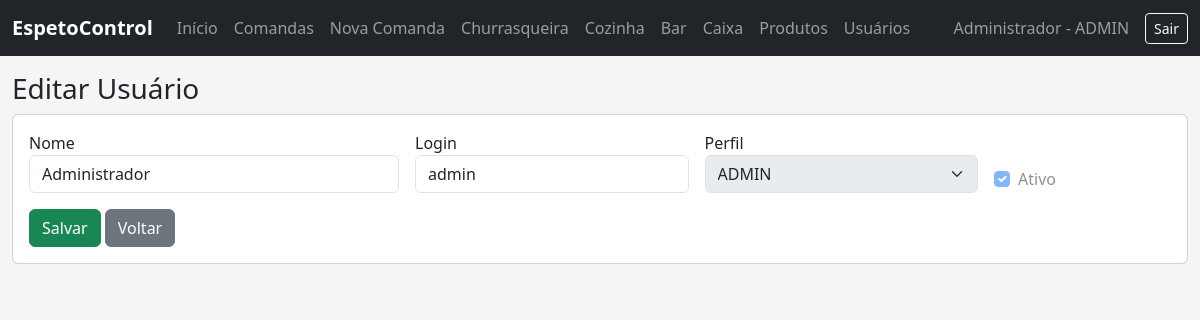
The app's page /usuario/editar/1 (signed in) with its own data.
### tables this page shows
CREATE TABLE usuarios (
        id INTEGER PRIMARY KEY AUTOINCREMENT,
        nome TEXT NOT NULL,
        login TEXT NOT NULL UNIQUE,
        senha TEXT NOT NULL,
        perfil TEXT NOT NULL,
        ativo INTEGER DEFAULT 1
    );

### app.py (the view, shortened to what this page needs)
@app.route("/usuario/editar/<int:usuario_id>", methods=["GET","POST"])
@login_required
@perfil_required("ADMIN")
def editar_usuario(usuario_id):
    conn = conectar()
    usuario = conn.execute("SELECT * FROM usuarios WHERE id=?", (usuario_id,)).fetchone()
    if not usuario:
        conn.close()
        flash("Usuário não encontrado.", "danger")
        return redirect(url_for("usuarios"))
    conn.close()
    return render_template("editar_usuario.html", usuario=usuario)

### app.py (called while the page is built)
def conectar():
    conn = sqlite3.connect(DB)
    conn.row_factory = sqlite3.Row
    return conn

def login_required(f):
    @wraps(f)
    def wrapper(*a, **kw):
        if "usuario_id" not in session:
            return redirect(url_for("login"))
        return f(*a, **kw)
    return wrapper

def perfil_required(*perfis):
    def decorator(f):
        @wraps(f)
        def wrapper(*a, **kw):
            if "perfil" not in session:
                return redirect(url_for("login"))
            if session["perfil"] not in perfis and session["perfil"] != "ADMIN":
                flash("Acesso não permitido.", "danger")
                return redirect(url_for("dashboard"))
            return f(*a, **kw)
        return wrapper
    return decorator

### templates/editar_usuario.html
{% extends "base.html" %}
{% block content %}
<h3>Editar Usuário</h3>
<div class="card"><div class="card-body">
<form method="post" class="row g-3">
<div class="col-md-4"><label>Nome</label><input class="form-control" name="nome" value="{{ usuario.nome }}" required></div>
<div class="col-md-3"><label>Login</label><input class="form-control" name="login" value="{{ usuario.login }}" required></div>
<div class="col-md-3"><label>Perfil</label><select class="form-select" name="perfil" {% if usuario.login == "admin" %}disabled{% endif %}>{% for perfil in ["ADMIN","GARCOM","COZINHA","CAIXA"] %}<option value="{{ perfil }}" {% if usuario.perfil == perfil %}selected{% endif %}>{{ perfil }}</option>{% endfor %}</select>{% if usuario.login == "admin" %}<input type="hidden" name="perfil" value="ADMIN">{% endif %}</div>
<div class="col-md-2 d-flex align-items-end"><div class="form-check"><input class="form-check-input" type="checkbox" name="ativo" {% if usuario.ativo %}checked{% endif %} {% if usuario.login == "admin" %}disabled{% endif %}><label class="form-check-label">Ativo</label>{% if usuario.login == "admin" %}<input type="hidden" name="ativo" value="on">{% endif %}</div></div>
<div class="col-12"><button class="btn btn-success">Salvar</button> <a class="btn btn-secondary" href="{{ url_for('usuarios') }}">Voltar</a></div>
</form></div></div>
{% endblock %}

### templates/base.html (shortened to what this page needs)
<!doctype html>
<html lang="pt-br">
<head>
<link href="https://cdn.jsdelivr.net/npm/bootstrap@5.3.3/dist/css/bootstrap.min.css" rel="stylesheet">
<link href="{{ url_for('static', filename='css/style.css') }}" rel="stylesheet">
</head>
<body>
{% if session.get("usuario_id") %}
<nav class="navbar navbar-expand-lg navbar-dark bg-dark">
<div class="container-fluid">
<a class="navbar-brand fw-bold" href="{{ url_for('dashboard') }}">EspetoControl</a>
<div id="menu" class="collapse navbar-collapse">
<ul class="navbar-nav me-auto">
<li class="nav-item"><a class="nav-link" href="{{ url_for('dashboard') }}">Início</a></li>
<li class="nav-item"><a class="nav-link" href="{{ url_for('comandas') }}">Comandas</a></li>
<li class="nav-item"><a class="nav-link" href="{{ url_for('nova_comanda') }}">Nova Comanda</a></li>
<li class="nav-item"><a class="nav-link" href="{{ url_for('churrasqueira') }}">Churrasqueira</a></li>
<li class="nav-item"><a class="nav-link" href="{{ url_for('cozinha') }}">Cozinha</a></li>
<li class="nav-item"><a class="nav-link" href="{{ url_for('bar') }}">Bar</a></li>
<li class="nav-item"><a class="nav-link" href="{{ url_for('caixa') }}">Caixa</a></li>
<li class="nav-item"><a class="nav-link" href="{{ url_for('produtos') }}">Produtos</a></li>
<li class="nav-item"><a class="nav-link" href="{{ url_for('usuarios') }}">Usuários</a></li>
</ul>
<span class="navbar-text me-3">{{ session.get("nome") }} - {{ session.get("perfil") }}</span>
<a class="btn btn-outline-light btn-sm" href="{{ url_for('logout') }}">Sair</a>
</div></div></nav>
{% endif %}
<div class="container-fluid mt-3">
{% block content %}{% endblock %}
</div>
</body></html>

### static/css/style.css (style rules this page uses)
body { background: #f5f5f5; }

### records on screen
usuarios: get "Administrador", nome "Administrador", login "admin", perfil "ADMIN", login "☑"

### other values on screen
{{ session.get("perfil") }} "ADMIN"
